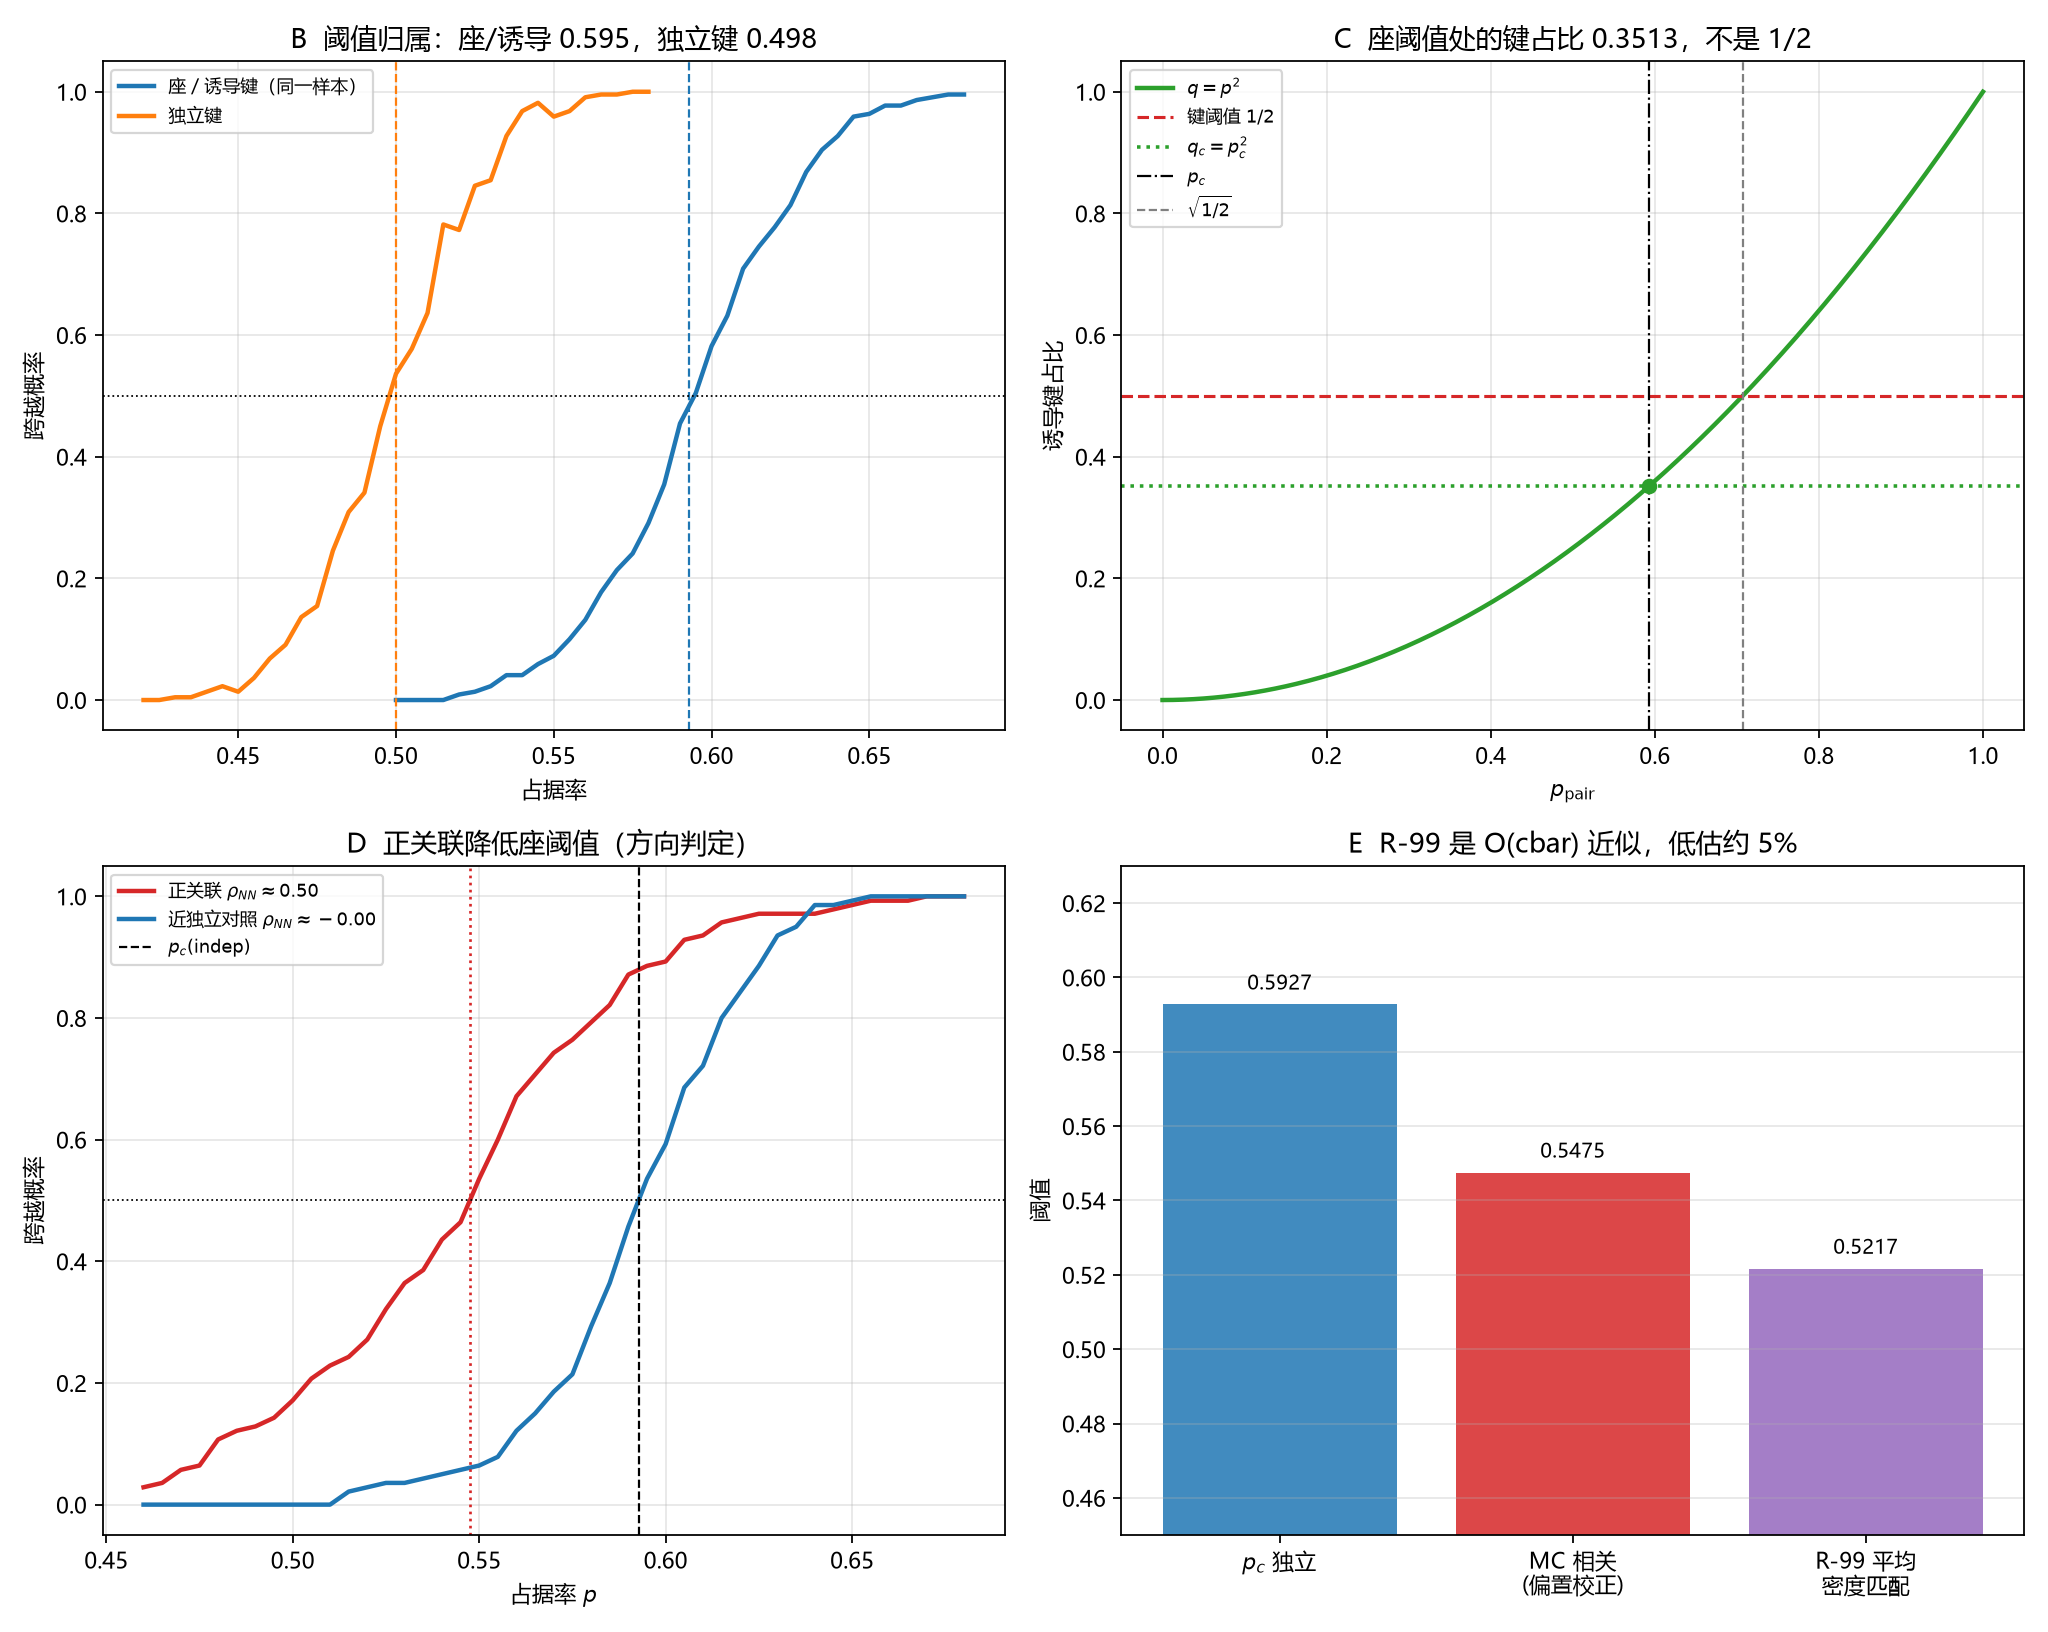

Write the Python code that produced this figure.
# -*- coding: utf-8 -*-
"""
第 154 轮（R-163）：审-4 诱导键簇恒等与阈值归属。

核对四件事（全部为断言，不拟合 CQM 参数）：
  A. 同一样本上，“座簇划分”与“诱导键簇划分”逐点相同（两种独立实现）。
  B. 方格座/诱导键的跨越曲线重合；独立键渗流的阈值在 1/2，
     而座/诱导键在 0.592746 附近——两者不可互换。
  C. 座阈值处诱导键占比 q_c = p_c^2 = 0.351348 < 1/2；
     把 q=1/2 当诱导键阈值会要求 p=0.707107（已被 B 排除）。
  D. 正关联高斯场（rho_NN≈0.5）的座阈值低于独立对照，方向与 Slepian/
     R-99 一致；R-99 的“平均键密度匹配”给 p_*≈0.522，比 MC 阈值低约 5%，
     故 R-99 是 O(cbar) 近似，不是精确阈值。

外部标准：L31（方格座阈值 0.59274605079210(2)）、Kesten（方格键阈值 1/2）、
arXiv:1305.6941（正关联降低座阈值、升高键阈值）、arXiv:0908.0104（空间关联
对阈值影响小、对分形维数影响大）。

无参数拟合；图与 CSV 只记录核对量。
"""

import csv
import json
import math
import os

import numpy as np
import matplotlib
matplotlib.use("Agg")
import matplotlib.pyplot as plt
from scipy.stats import norm
from scipy.optimize import brentq

plt.rcParams["font.sans-serif"] = ["Microsoft YaHei", "SimHei", "DejaVu Sans"]
plt.rcParams["axes.unicode_minus"] = False

HERE = os.path.dirname(os.path.abspath(__file__))
OUT_PNG = os.path.join(HERE, "环15_诱导键簇恒等与阈值归属.png")
OUT_CSV = os.path.join(HERE, "环15_诱导键簇恒等与阈值归属.csv")
OUT_JSON = os.path.join(HERE, "环15_诱导键簇恒等与阈值归属_摘要.json")

P_SITE = 0.59274605079210
P_BOND = 0.5
Q_C = P_SITE ** 2
P_NAIVE = math.sqrt(P_BOND)


class DSU:
    def __init__(self, n):
        self.p = list(range(n))
        self.sz = [1] * n

    def find(self, a):
        p = self.p
        while p[a] != a:
            p[a] = p[p[a]]
            a = p[a]
        return a

    def union(self, a, b):
        ra, rb = self.find(a), self.find(b)
        if ra == rb:
            return False
        if self.sz[ra] < self.sz[rb]:
            ra, rb = rb, ra
        self.p[rb] = ra
        self.sz[ra] += self.sz[rb]
        return True

    def union_flags(self, a, b, left, right):
        ra, rb = self.find(a), self.find(b)
        if ra == rb:
            return ra
        if self.sz[ra] < self.sz[rb]:
            ra, rb = rb, ra
        self.p[rb] = ra
        self.sz[ra] += self.sz[rb]
        left[ra] = left[ra] or left[rb]
        right[ra] = right[ra] or right[rb]
        return ra


def site_partition(occ):
    """BFS 直接按座相邻关系划分占据格点（实现一）。"""
    L = occ.shape[0]
    seen = -np.ones((L, L), dtype=int)
    comps = []
    for i in range(L):
        for j in range(L):
            if not occ[i, j] or seen[i, j] >= 0:
                continue
            cid = len(comps)
            stack = [(i, j)]
            seen[i, j] = cid
            members = []
            while stack:
                x, y = stack.pop()
                members.append((x, y))
                for dx, dy in ((1, 0), (-1, 0), (0, 1), (0, -1)):
                    nx, ny = x + dx, y + dy
                    if 0 <= nx < L and 0 <= ny < L and occ[nx, ny] and seen[nx, ny] < 0:
                        seen[nx, ny] = cid
                        stack.append((nx, ny))
            comps.append(frozenset(members))
    return frozenset(comps)


def induced_bond_partition(occ):
    """先枚举诱导边，再用并查集划分（实现二）。"""
    L = occ.shape[0]
    dsu = DSU(L * L)
    edges = []
    for i in range(L):
        for j in range(L):
            if not occ[i, j]:
                continue
            s = i * L + j
            if i + 1 < L and occ[i + 1, j]:
                edges.append((s, (i + 1) * L + j))
            if j + 1 < L and occ[i, j + 1]:
                edges.append((s, i * L + j + 1))
    for a, b in edges:
        dsu.union(a, b)
    groups = {}
    for i in range(L):
        for j in range(L):
            if occ[i, j]:
                s = i * L + j
                groups.setdefault(dsu.find(s), set()).add((i, j))
    return frozenset(frozenset(g) for g in groups.values())


def spans_site(occ):
    """开边界左右跨越（座模型）。"""
    L = occ.shape[0]
    dsu = DSU(L * L)
    left = [(k % L == 0) for k in range(L * L)]
    right = [(k % L == L - 1) for k in range(L * L)]
    for i in range(L):
        for j in range(L):
            if not occ[i, j]:
                continue
            s = i * L + j
            if i + 1 < L and occ[i + 1, j]:
                dsu.union_flags(s, (i + 1) * L + j, left, right)
            if j + 1 < L and occ[i, j + 1]:
                dsu.union_flags(s, i * L + j + 1, left, right)
    return any(dsu.find(k) == k and left[k] and right[k] and occ[k // L, k % L] for k in range(L * L))


def spans_induced(occ):
    """同一占据集，用诱导边构造（实现二）判定跨越。"""
    L = occ.shape[0]
    dsu = DSU(L * L)
    left = [(k % L == 0) for k in range(L * L)]
    right = [(k % L == L - 1) for k in range(L * L)]
    for i in range(L):
        for j in range(L):
            if not occ[i, j]:
                continue
            s = i * L + j
            for ni, nj in ((i + 1, j), (i, j + 1)):
                if ni < L and nj < L and occ[ni, nj]:
                    dsu.union_flags(s, ni * L + nj, left, right)
    return any(dsu.find(k) == k and left[k] and right[k] and occ[k // L, k % L] for k in range(L * L))


def spans_bond(L, bonds_h, bonds_v):
    """独立键渗流：每条边独立占据，判左右跨越。"""
    dsu = DSU(L * L)
    left = [(k % L == 0) for k in range(L * L)]
    right = [(k % L == L - 1) for k in range(L * L)]
    for (i, j), on in np.ndenumerate(bonds_h):
        if on and j + 1 < L:
            dsu.union_flags(i * L + j, i * L + j + 1, left, right)
    for (i, j), on in np.ndenumerate(bonds_v):
        if on and i + 1 < L:
            dsu.union_flags(i * L + j, (i + 1) * L + j, left, right)
    for k in range(L * L):
        if dsu.find(k) == k and left[k] and right[k]:
            return True
    return False


def crossing_point(xs, ys):
    ys = np.asarray(ys, float)
    for i in range(len(xs)):
        if ys[i] >= 0.5:
            if i == 0:
                return float(xs[0])
            return float(xs[i - 1] + (0.5 - ys[i - 1]) * (xs[i] - xs[i - 1]) / (ys[i] - ys[i - 1]))
    return float("nan")


def mc_crossing(L, mode, grid, reps, seed):
    rng = np.random.default_rng(seed)
    curves = []
    for _ in range(reps):
        if mode == "site":
            u = rng.random((L, L))
            curves.append([spans_site(u < p) for p in grid])
        elif mode == "bond":
            curves.append([])
            for q in grid:
                bh = rng.random((L, L)) < q
                bv = rng.random((L, L)) < q
                curves[-1].append(spans_bond(L, bh, bv))
        else:
            raise ValueError(mode)
    return np.array(curves, float).mean(axis=0)


def field_corr(L, xi, rng):
    r = np.arange(L)
    dx = np.minimum(r, L - r)
    X, Y = np.meshgrid(dx, dx, indexing="ij")
    C = np.exp(-(X ** 2 + Y ** 2) / (2 * xi ** 2))
    Chat = np.maximum(np.real(np.fft.fft2(C)), 0.0)
    w = rng.standard_normal((L, L))
    f = np.real(np.fft.ifft2(np.fft.fft2(w) * np.sqrt(Chat)))
    return (f - f.mean()) / f.std()


def mc_corr(L, xi, grid, reps, seed):
    rng = np.random.default_rng(seed)
    curves = []
    rhos = []
    for _ in range(reps):
        f = field_corr(L, xi, rng)
        rhos.append(float(np.mean(f * np.roll(f, 1, axis=1))))
        curves.append([spans_site(f > norm.ppf(1 - p)) for p in grid])
    return np.array(curves, float).mean(axis=0), float(np.mean(rhos))


def solve_r99(rho, pc0):
    def gap(p):
        z = norm.ppf(1 - p)
        return p * p + rho * norm.pdf(z) ** 2 - pc0 ** 2
    return float(brentq(gap, 0.2, 0.59))


def main():
    summary = {}
    rows = []

    # ---------------- A: 同一样本簇划分恒等 ----------------
    L = 24
    rng = np.random.default_rng(20261125)
    mismatch = 0
    trials = 300
    for _ in range(trials):
        occ = rng.random((L, L)) < 0.55
        if site_partition(occ) != induced_bond_partition(occ):
            mismatch += 1
    summary["cluster_partition_mismatch"] = mismatch
    summary["cluster_partition_trials"] = trials
    assert mismatch == 0, "座簇与诱导键簇划分必须逐样本相同"

    # ---------------- B: 跨越曲线，座/诱导/独立键 ----------------
    Lb = 40
    grid_site = np.linspace(0.50, 0.68, 37)
    grid_bond = np.linspace(0.42, 0.58, 33)
    site_curve = mc_crossing(Lb, "site", grid_site, reps=220, seed=11)
    bond_curve = mc_crossing(Lb, "bond", grid_bond, reps=220, seed=12)
    pc_site_mc = crossing_point(grid_site, site_curve)
    pc_bond_mc = crossing_point(grid_bond, bond_curve)
    summary["pc_site_mc_L40"] = pc_site_mc
    summary["pc_bond_mc_L40"] = pc_bond_mc
    assert abs(pc_site_mc - P_SITE) < 0.02, "座/诱导键阈值应落在 0.593 附近"
    assert abs(pc_bond_mc - P_BOND) < 0.02, "独立键阈值应落在 1/2 附近"
    assert abs(pc_site_mc - P_NAIVE) > 0.05, "座阈值不应在 sqrt(1/2)=0.707"

    # 同一样本、同一占据集上，座跨越与诱导键跨越逐样本一致
    span_mismatch = 0
    for _ in range(400):
        occ = rng.random((Lb, Lb)) < 0.56
        if spans_site(occ) != spans_induced(occ):
            span_mismatch += 1
    summary["span_mismatch"] = span_mismatch
    assert span_mismatch == 0

    # 诱导键占比
    summary["q_c_induced"] = Q_C
    summary["q_gap_to_half"] = P_BOND - Q_C
    summary["p_naive_sqrt_half"] = P_NAIVE
    summary["threshold_shift_naive_rel"] = (P_NAIVE - P_SITE) / P_SITE
    assert Q_C < P_BOND - 0.14

    # ---------------- C: 正关联高斯场的阈值 ----------------
    Lc = 48
    grid_c = np.linspace(0.46, 0.68, 45)
    xi_corr = 1.0 / math.sqrt(2.0 * math.log(2.0))  # rho_NN = 1/2
    corr_curve, rho_nn = mc_corr(Lc, xi_corr, grid_c, reps=140, seed=21)
    ctrl_curve, rho_ctrl = mc_corr(Lc, 0.02, grid_c, reps=140, seed=22)
    pc_corr = crossing_point(grid_c, corr_curve)
    pc_ctrl = crossing_point(grid_c, ctrl_curve)
    bias = pc_ctrl - P_SITE  # 开边界有限尺寸偏移
    pc_corr_adj = pc_corr - bias
    p_r99 = solve_r99(rho_nn, P_SITE)
    summary.update({
        "rho_nn_corr": rho_nn,
        "rho_nn_control": rho_ctrl,
        "pc_corr_raw": pc_corr,
        "pc_control_raw": pc_ctrl,
        "open_boundary_bias": bias,
        "pc_corr_bias_adjusted": pc_corr_adj,
        "p_r99": p_r99,
        "r99_relative_error_vs_mc": (p_r99 - pc_corr_adj) / pc_corr_adj,
        "pc_corr_minus_pc": pc_corr_adj - P_SITE,
    })
    assert rho_nn > 0.4 and abs(rho_ctrl) < 0.05
    assert pc_corr < pc_ctrl - 0.02, "正关联必须降低座阈值"
    assert 0.50 < pc_corr_adj < 0.59
    assert p_r99 < pc_corr_adj, "R-99 平均密度匹配应低于真实相关阈值"
    assert -0.10 < (p_r99 - pc_corr_adj) / pc_corr_adj < -0.01

    # ---------------- 输出 ----------------
    for p, s in zip(grid_site, site_curve):
        rows.append(("site_induced", p, s, ""))
    for q, s in zip(grid_bond, bond_curve):
        rows.append(("bond", q, s, ""))
    for p, s in zip(grid_c, corr_curve):
        rows.append(("corr", p, s, rho_nn))
    for p, s in zip(grid_c, ctrl_curve):
        rows.append(("control", p, s, rho_ctrl))
    with open(OUT_CSV, "w", newline="", encoding="utf-8-sig") as f:
        wr = csv.writer(f)
        wr.writerow(["panel", "x", "spanning_prob", "extra"])
        wr.writerows(rows)
    with open(OUT_JSON, "w", encoding="utf-8") as f:
        json.dump(summary, f, ensure_ascii=False, indent=2)

    # ---------------- 图 ----------------
    fig, ax = plt.subplots(2, 2, figsize=(12.8, 10.2))

    ax[0, 0].plot(grid_site, site_curve, lw=2.0, color="tab:blue",
                  label="座 / 诱导键（同一样本）")
    ax[0, 0].plot(grid_bond, bond_curve, lw=2.0, color="tab:orange", label="独立键")
    ax[0, 0].axvline(P_SITE, color="tab:blue", ls="--", lw=1.0)
    ax[0, 0].axvline(P_BOND, color="tab:orange", ls="--", lw=1.0)
    ax[0, 0].axhline(0.5, color="k", ls=":", lw=0.8)
    ax[0, 0].set_xlabel("占据率")
    ax[0, 0].set_ylabel("跨越概率")
    ax[0, 0].set_title(f"B  阈值归属：座/诱导 {pc_site_mc:.3f}，独立键 {pc_bond_mc:.3f}")
    ax[0, 0].legend(fontsize=8)
    ax[0, 0].grid(alpha=0.3)

    pgrid = np.linspace(0, 1, 401)
    ax[0, 1].plot(pgrid, pgrid ** 2, lw=2.0, color="tab:green", label=r"$q=p^2$")
    ax[0, 1].axhline(P_BOND, color="tab:red", ls="--", lw=1.4, label=r"键阈值 $1/2$")
    ax[0, 1].axhline(Q_C, color="tab:green", ls=":", lw=1.6, label=r"$q_c=p_c^2$")
    ax[0, 1].axvline(P_SITE, color="k", ls="-.", lw=1.0, label=r"$p_c$")
    ax[0, 1].axvline(P_NAIVE, color="gray", ls="--", lw=1.0, label=r"$\sqrt{1/2}$")
    ax[0, 1].scatter([P_SITE], [Q_C], color="tab:green", zorder=5)
    ax[0, 1].set_xlabel(r"$p_{\rm pair}$")
    ax[0, 1].set_ylabel("诱导键占比")
    ax[0, 1].set_title("C  座阈值处的键占比 0.3513，不是 1/2")
    ax[0, 1].legend(fontsize=8)
    ax[0, 1].grid(alpha=0.3)

    ax[1, 0].plot(grid_c, corr_curve, lw=2.0, color="tab:red",
                  label=fr"正关联 $\rho_{{NN}}\approx{rho_nn:.2f}$")
    ax[1, 0].plot(grid_c, ctrl_curve, lw=2.0, color="tab:blue",
                  label=fr"近独立对照 $\rho_{{NN}}\approx{rho_ctrl:.2f}$")
    ax[1, 0].axvline(P_SITE, color="k", ls="--", lw=1.0, label=r"$p_c({\rm indep})$")
    ax[1, 0].axvline(pc_corr, color="tab:red", ls=":", lw=1.2)
    ax[1, 0].axhline(0.5, color="k", ls=":", lw=0.8)
    ax[1, 0].set_xlabel("占据率 $p$")
    ax[1, 0].set_ylabel("跨越概率")
    ax[1, 0].set_title("D  正关联降低座阈值（方向判定）")
    ax[1, 0].legend(fontsize=8)
    ax[1, 0].grid(alpha=0.3)

    names = [r"$p_c$ 独立", "MC 相关\n(偏置校正)", "R-99 平均\n密度匹配"]
    vals = [P_SITE, pc_corr_adj, p_r99]
    cols = ["tab:blue", "tab:red", "tab:purple"]
    ax[1, 1].bar(names, vals, color=cols, alpha=0.85)
    for k, v in enumerate(vals):
        ax[1, 1].text(k, v + 0.004, f"{v:.4f}", ha="center", fontsize=9)
    ax[1, 1].set_ylim(0.45, 0.63)
    ax[1, 1].set_ylabel("阈值")
    ax[1, 1].set_title("E  R-99 是 O(cbar) 近似，低估约 5%")
    ax[1, 1].grid(alpha=0.3, axis="y")

    fig.tight_layout()
    fig.savefig(OUT_PNG, dpi=160)
    plt.close(fig)

    print(json.dumps(summary, ensure_ascii=False, indent=2))
    print("ALL ASSERTIONS PASSED")


if __name__ == "__main__":
    main()
